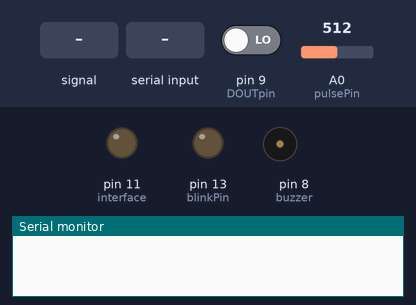
Simulated run of this sketch. Board: Arduino Uno, built with avr-gcc and run on an emulated ATmega328P. On the bench: output pins drawn as LEDs (lit = HIGH), buzzer (waves = sounding, pin HIGH), the last lines printed to the serial monitor. Inputs (shaded band) come from the test bench; at power-on: A0 (pulsePin) = 512, pin 9 (DOUTpin) LOW. At 10.1 s the program stops and its outputs stay as they are.

Above: at 1.2 s.
1.3 s: A0 (pulsePin) fed a 200 Hz sine of ±81 counts around its level
4.3 s: A0 (pulsePin) set to 535
At 5.0 s:
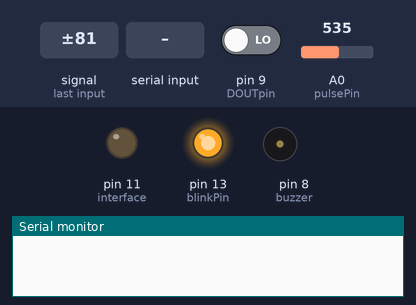
5.8 s: A0 (pulsePin) set to 511
At 6.3 s:
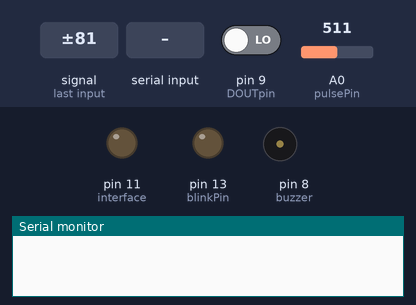
7.3 s: "30,150\n" received over Serial
At 9.2 s:
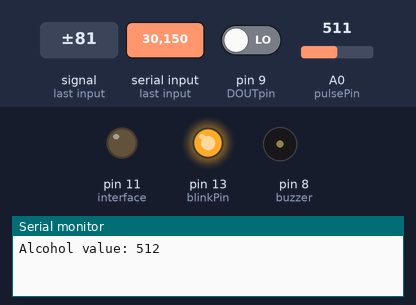
Timing chart, 0 to 11.6 s (numbered marks = the images above; inputs shaded):
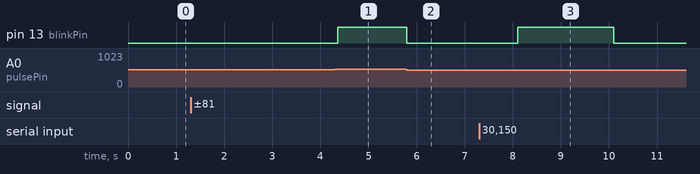

The sketch:

sensors.ino
```cpp
int pulsePin = A0;
const int AOUTpin=1; //alcohol sensor analog o/p //change this
const int DOUTpin=9; //digital output of alcohol sensor //change this
const int blinkPin=13;
const int interface=11;
const int trigPin = 7;
const int echoPin = 4;
int limit;
int value;
int inp1=0;
int co2=0;
int i=0;
volatile int BPM;
volatile int Signal;
const int buzzer = 8;
volatile int IBI = 600;
volatile boolean Pulse = false;
volatile boolean QS = false;
long duration;
float currdistance;
float speedometer=32;//kmh-1
float decel=6.56;//ms-2
float spd;
float truedist;
float temp=27;

static boolean serialVisual = true;

volatile int rate[10];
volatile unsigned long sampleCounter = 0;
volatile unsigned long lastBeatTime = 0;
volatile int P = 512;
volatile int T = 512;
volatile int thresh = 525;
volatile int amp = 100;
volatile boolean firstBeat = true;
volatile boolean secondBeat = false;

void setup()
{
  Serial.begin(9600);
  pinMode(DOUTpin, INPUT);
  pinMode(blinkPin, OUTPUT);
  pinMode(interface, OUTPUT);
  pinMode(buzzer,OUTPUT);
  pinMode(AOUTpin, INPUT);
  interruptSetup();
  pinMode(trigPin, OUTPUT);
  pinMode(echoPin, INPUT);
  pinMode(13, OUTPUT);
}

void loop()
{

  if (Serial.available()>0)
  {
    while(!Serial.available());
   // Serial.println("Got input");
    inp1=Serial.read();
    co2=inp1-48;
    delay(200);

  }
  //Serial.println(co2);

  if(co2==1)      //Simulating the breath of the user
                  // If CO2 is 1, it means the driver has  breathed into the sensor

  {
  value= analogRead(AOUTpin);
  limit= digitalRead(DOUTpin);
  Serial.print("Alcohol value: ");
  Serial.println(value);

//  delay(1000);


    if (value > 200)  //check alcohol content in the breath
    {
      digitalWrite(blinkPin, HIGH);
      i=1;
      delay(2000);
      digitalWrite(blinkPin,LOW);
      Serial.println("Your alcohol level is higher than the permissible limit.\nThe program will exit.");
      exit(0);


    }
    else
    {
      while(analogRead(AOUTpin) <= 200){
      digitalWrite(blinkPin, LOW);
      i=0;
      Serial.println("Ignition has been enabled");

      serialOutput();

  if (QS == true) // A Heartbeat Was Found
    {
      serialOutputWhenBeatHappens(); // A Beat Happened, Output that to serial.
      QS = false;
    }

  delay(20);
  digitalWrite(trigPin, LOW);
  delayMicroseconds(2);
  digitalWrite(trigPin, HIGH);
  delayMicroseconds(10);
  digitalWrite(trigPin, LOW);
  duration = pulseIn(echoPin, HIGH);
  Serial.print("duration ");
  Serial.println(duration);
  currdistance= ((duration*0.000001)/2)*(331+0.6*temp);
  Serial.print("currdistance "); // distance calculated by US sensor
  Serial.println(currdistance);
  spd=speedometer*5/18;
  Serial.print("spd ");//Speed in m/s
  Serial.println(spd);
  truedist=(spd*spd)/(2*decel);//Distance calculated by equation for the car to dead stop with the average decelaration
  Serial.print("truedist ");
  Serial.println(truedist);
  if (currdistance < truedist){
    Serial.println("Collision is imminent");
    digitalWrite(13,HIGH);}
  delay(1000);

    }
    }
    if(analogRead(AOUTpin) > 200)
    {
      Serial.print("Exit");
      delay(500);
      exit(0);
      }
  }//else ends
}

void interruptSetup() // Set an interrupt every 2ms
{

  TCCR2A = 0x02;
  TCCR2B = 0x06;
  OCR2A = 0X7C;
  TIMSK2 = 0x02;
  sei();
}

void serialOutput()
{
 if (serialVisual == true)
  {
     arduinoSerialMonitorVisual('-', Signal);
  }
 else
  {
      sendDataToSerial('S', Signal);
   }
}

void serialOutputWhenBeatHappens()
{
 if (serialVisual == true)
   {
     Serial.print(" Heart-Beat Found ");
     Serial.print("BPM: ");
     Serial.println(BPM);
   }
 if (BPM > 100)
  {
    digitalWrite(buzzer,HIGH);
    delay(2000);
    digitalWrite(buzzer,LOW);
  }
 else
   {
     sendDataToSerial('B',BPM);
     sendDataToSerial('Q',IBI);
   }
}


void arduinoSerialMonitorVisual(char symbol, int data )
{
  const int sensorMin = 0;
  const int sensorMax = 1024;
  int sensorReading = data;
  int range = map(sensorReading, sensorMin, sensorMax, 0, 11);


}


ISR(TIMER2_COMPA_vect) // Triggered when Timer2 counts to 124
{
  cli();
  Signal = analogRead(pulsePin);
  sampleCounter += 2;
  int N = sampleCounter - lastBeatTime;

  if(Signal < thresh && N > (IBI/5)*3)
    {
      if (Signal < T)
      {
        T = Signal;
      }
    }

  if(Signal > thresh && Signal > P)
    {
      P = Signal;
    }
//Look for heart beat
  if (N > 250)
  {
    if ( (Signal > thresh) && (Pulse == false) && (N > (IBI/5)*3) )
      {
        Pulse = true;
        digitalWrite(blinkPin,HIGH);
        IBI = sampleCounter - lastBeatTime;
        lastBeatTime = sampleCounter;

        if(secondBeat)
        {
          secondBeat = false;
          for(int i=0; i<=9; i++)
          {
            rate[i] = IBI;
          }
        }

        if(firstBeat)
        {
          firstBeat = false;
          secondBeat = true;
          sei();
          return;
        }

      word runningTotal = 0;

      for(int i=0; i<=8; i++)
        {
          rate[i] = rate[i+1];
          runningTotal += rate[i];
        }

      rate[9] = IBI;
      runningTotal += rate[9];
      runningTotal /= 10;
      BPM = 60000/runningTotal;
      QS = true;
    }
  }

  if (Signal < thresh && Pulse == true)
    {
      digitalWrite(blinkPin,LOW);
      Pulse = false;
      amp = P - T;
      thresh = amp/2 + T;
      P = thresh;
      T = thresh;
    }

  if (N > 2500)
    {
      thresh = 512;
      P = 512;
      T = 512;
      lastBeatTime = sampleCounter;
      firstBeat = true;
      secondBeat = false;
    }

  sei();
}
void sendDataToSerial(char symbol, int data )
{
   //Serial.print(symbol);
   //Serial.println(data);
}
```

Measured:
- after the input at 4.3 s, pin 13 (blinkPin): LOW → HIGH after 0.06 s
- after the input at 5.8 s, pin 13 (blinkPin): HIGH → LOW at once
- after the input at 7.3 s, pin 13 (blinkPin): LOW → HIGH after 0.80 s, → LOW 2.0 s later
